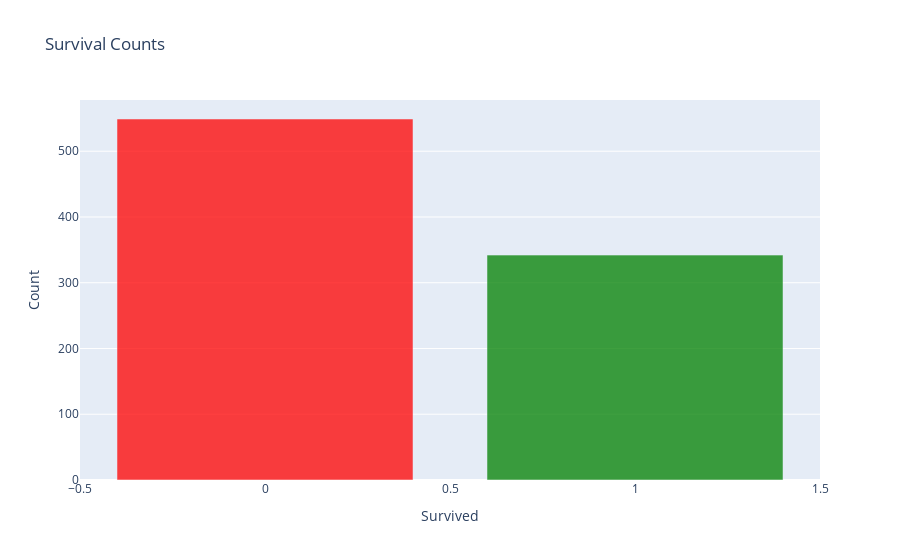
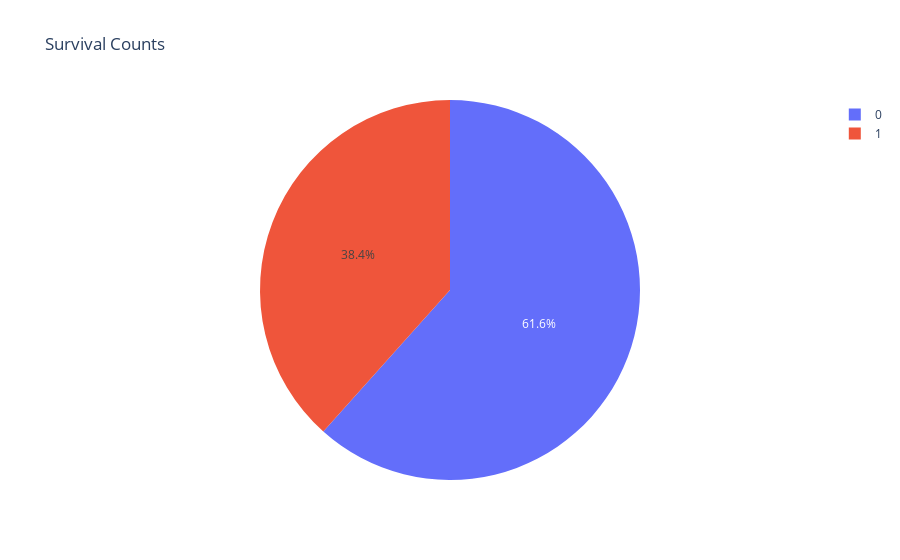

Notebook code cell kept with these figures, in order:
### Markdown cell above
### EDA with categorical column

### Code cell
print(df['Survived'].value_counts())

survived_counts = df['Survived'].value_counts()
trace = go.Bar(
    x = survived_counts.index, 
    y = survived_counts.values, 
    marker_color=['red', 'green'],  
    opacity=0.75
)
layout = go.Layout(
    title='Survival Counts',
    xaxis=dict(title='Survived'),
    yaxis=dict(title='Count')
)
fig = go.Figure(data=[trace], layout=layout)
fig.show()



survived_counts = df['Survived'].value_counts()
trace = go.Pie(
    labels=survived_counts.index,
    values=survived_counts.values,
)
layout = go.Layout(
    title='Survival Counts',
)
fig = go.Figure(data=[trace], layout=layout)
fig.show()

### Figure 1 — Plotly figure (JSON) as saved in the notebook; plotly's stock layout.template omitted (floating-point values rounded to 4 significant figures)
{"data": [{"marker": {"color": ["red", "green"]}, "opacity": 0.75, "type": "bar", "x": [0, 1], "y": [549, 342]}], "layout": {"title": {"text": "Survival Counts"}, "xaxis": {"title": {"text": "Survived"}}, "yaxis": {"title": {"text": "Count"}}}}

### Figure 2 — Plotly figure (JSON) as saved in the notebook; plotly's stock layout.template omitted (floating-point values rounded to 4 significant figures)
{"data": [{"labels": [0, 1], "type": "pie", "values": [549, 342]}], "layout": {"title": {"text": "Survival Counts"}}}
